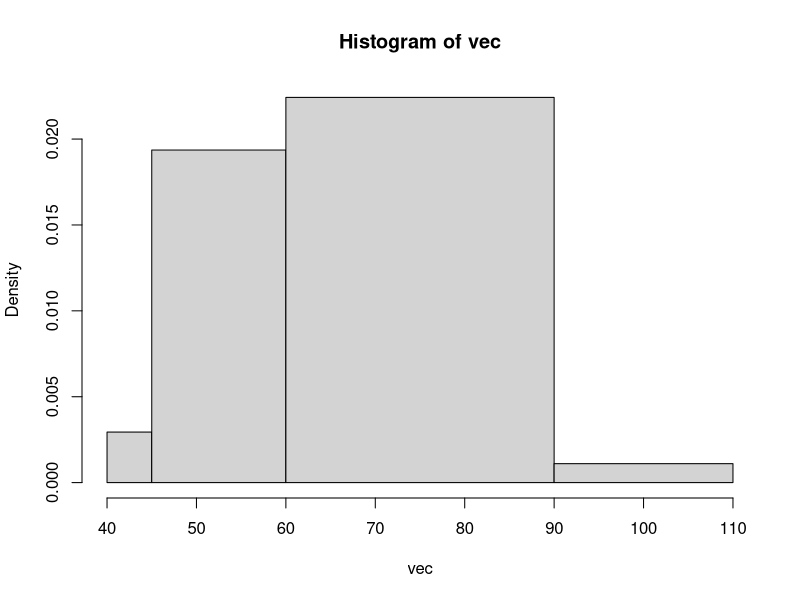
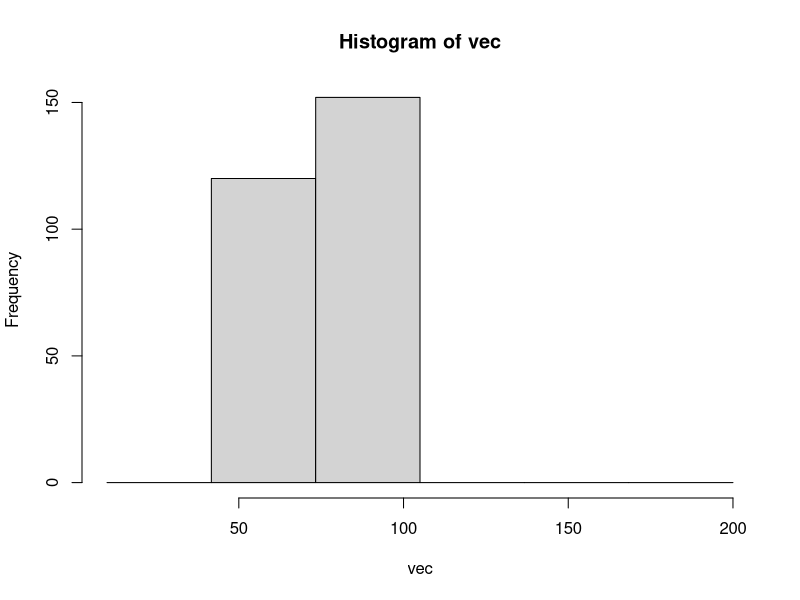
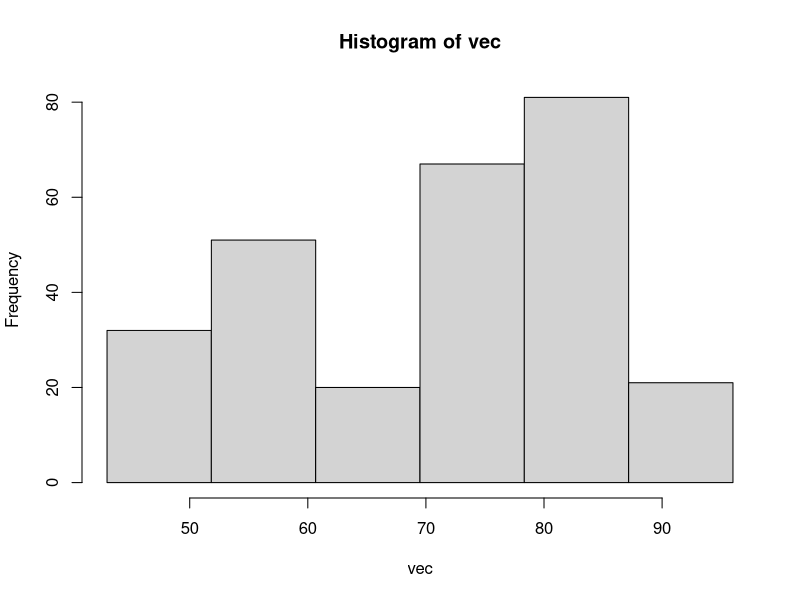
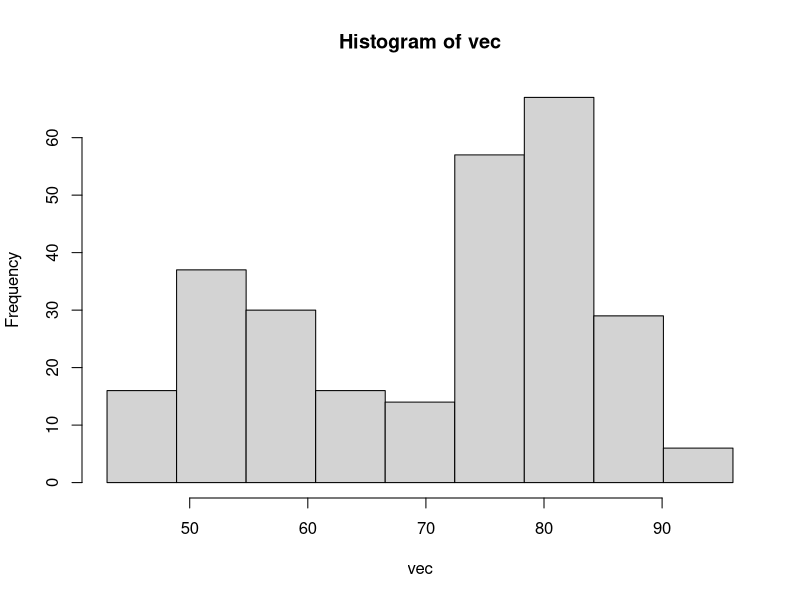

Here is the R script that generated these plots, in order:
faithful
faithful[,2]
vec <- faithful[,2]
hist(vec, breaks = c(40, 45, 60, 90,110))
separateurs <- seq(from = 10, to = 200, length.out = 7)
separateurs
hist(vec, breaks = separateurs)
separateurs <- seq(from = min(vec), to = max(vec), length.out = 7)
hist(vec, breaks = separateurs)
separateurs <- seq(from = min(vec), to = max(vec), length.out = 10)
hist(vec, breaks = separateurs)
